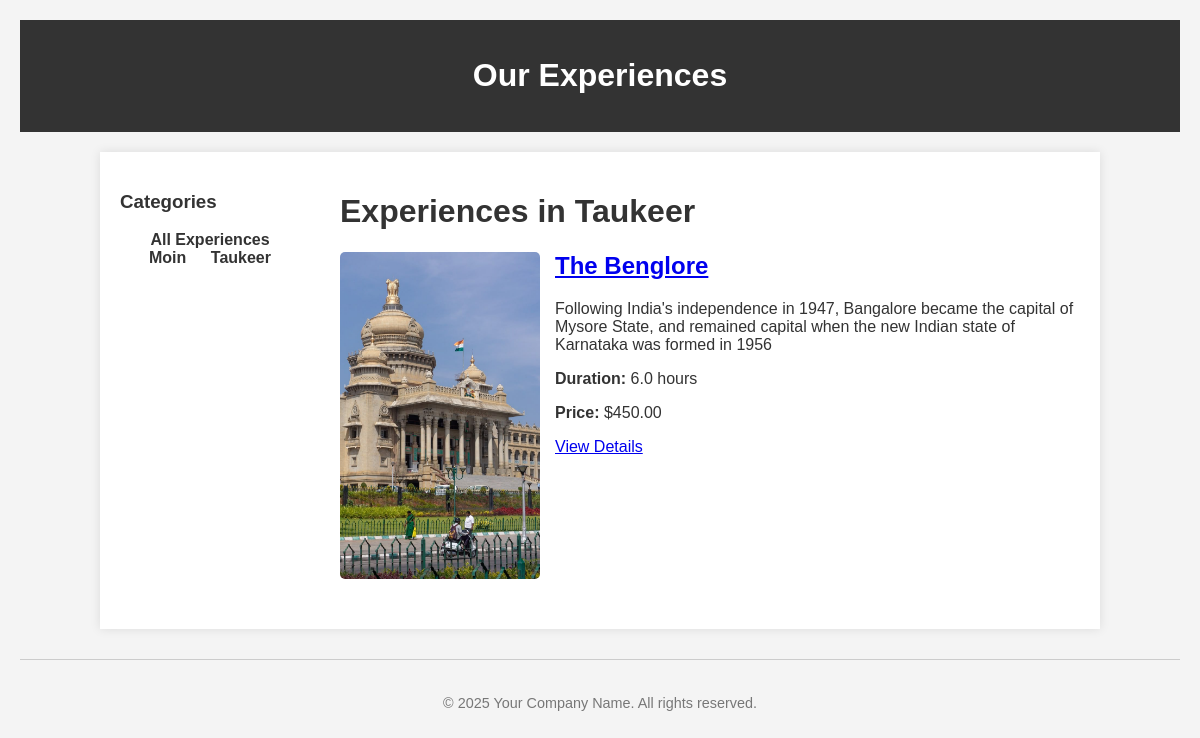
Screenshot of /experiences/category/taukeer/ with the database file from the repository.
### experiences/models.py (models this page shows, shortened)
class ExperienceCategory(models.Model):
    name = models.CharField(max_length=100, unique=True)
    slug = models.SlugField(max_length=100, unique=True, blank=True)
    class Meta:
        verbose_name_plural = "Experience Categories"

class Experience(models.Model):
    title = models.CharField(max_length=255)
    category = models.ForeignKey(ExperienceCategory, on_delete=models.SET_NULL, null=True, blank=True)
    description = models.TextField()
    itinerary = models.TextField(blank=True, help_text="Outline of the experience.")
    duration_hours = models.DecimalField(max_digits=4, decimal_places=1, help_text="Duration in hours (e.g., 2.5)")
    price = models.DecimalField(max_digits=10, decimal_places=2, blank=True, null=True)
    guide_info = models.CharField(max_length=255, blank=True, help_text="Information about the guide, if applicable.")
    location_details = models.CharField(max_length=255, blank=True, help_text="Starting point or main location.")
    inclusions = models.TextField(blank=True)
    exclusions = models.TextField(blank=True)
    image = models.ImageField(upload_to='experience_images/', blank=True, null=True)
    is_active = models.BooleanField(default=True)
    created_at = models.DateTimeField(auto_now_add=True)
    updated_at = models.DateTimeField(auto_now=True)
    def get_absolute_url(self):
        return reverse('experiences:experience_detail', kwargs={'pk': self.pk})

### experiences/views.py (the view)
# urls.py: path('category/<slug:category_slug>/', ExperienceCategoryListView.as_view(), name='experience_category'),
class ExperienceCategoryListView(ListView):
    model = Experience
    template_name = 'experiences/experience_category.html'
    context_object_name = 'experiences'
    def get_queryset(self):
        self.category = get_object_or_404(ExperienceCategory, slug=self.kwargs['category_slug'])
        return Experience.objects.filter(category=self.category, is_active=True).order_by('-created_at')
    def get_context_data(self, **kwargs):
        context = super().get_context_data(**kwargs)
        context['category'] = self.category
        context['categories'] = ExperienceCategory.objects.all() # For displaying all categories in navigation
        return context

### experiences/templates/experiences/experience_category.html (shortened to what this page needs)
{% extends "experiences/base.html" %}
{% block content %}
    <h1>Experiences in {{ category.name }}</h1>
    {% if experiences %}
        {% for experience in experiences %}
            <div class="experience-item">
                {% if experience.image %}
                    <a href="{{ experience.get_absolute_url }}">
                        <img src="{{ experience.image.url }}" alt="{{ experience.title }}">
                    </a>
                {% endif %}
                <h2><a href="{{ experience.get_absolute_url }}">{{ experience.title }}</a></h2>
                <p>{{ experience.description|truncatewords:30 }}</p>
                <p><strong>Duration:</strong> {{ experience.duration_hours }} hours</p>
                {% if experience.price %}
                    <p><strong>Price:</strong> ${{ experience.price }}</p>
                {% else %}
                    <p><strong>Price:</strong> Contact for price</p>
                {% endif %}
                <a href="{{ experience.get_absolute_url }}">View Details</a>
            </div>
        {% endfor %}
    {% else %}
        <p>No experiences available in this category at the moment.</p>
    {% endif %}
{% endblock %}

### experiences/templates/experiences/base.html (shortened to what this page needs)
<!DOCTYPE html>
<html lang="en">
<head>
</head>
<body>
    <header>
        <h1><a href="{% url 'experiences:experience_list' %}" style="color: white; text-decoration: none;">Our Experiences</a></h1>
    </header>
    <div class="container">
        <aside class="sidebar">
            <h3>Categories</h3>
            <nav>
                <ul>
                    <li><a href="{% url 'experiences:experience_list' %}">All Experiences</a></li>
                    {% for cat in categories %}
                        <li><a href="{% url 'experiences:experience_category' cat.slug %}">{{ cat.name }}</a></li>
                    {% empty %}
                        <li>No categories yet.</li>
                    {% endfor %}
                </ul>
            </nav>
        </aside>
        <main class="content">
            {% block content %}
            {% endblock %}
        </main>
    </div>
    <footer>
        <p>&copy; {% now "Y" %} Your Company Name. All rights reserved.</p>
    </footer>
</body>
</html>

### experiences/templates/experiences/base.html (style rules this page uses)
body { font-family: sans-serif; margin: 20px; background-color: #f4f4f4; color: #333; }
header { background-color: #333; color: white; padding: 1em 0; text-align: center; }
nav ul { list-style-type: none; padding: 0; text-align: center; }
nav ul li { display: inline; margin-right: 20px; }
nav a { color: #333; text-decoration: none; font-weight: bold; }
.container { max-width: 960px; margin: 20px auto; padding: 20px; background-color: white; box-shadow: 0 0 10px rgba(0,0,0,0.1); }
.experience-item { border-bottom: 1px solid #eee; padding-bottom: 15px; margin-bottom: 15px; }
.experience-item:last-child { border-bottom: none; }
.experience-item img { max-width: 200px; height: auto; float: left; margin-right: 15px; border-radius: 5px; }
.experience-item h2 { margin-top: 0; }
footer { text-align: center; margin-top: 30px; padding-top: 20px; border-top: 1px solid #ccc; font-size: 0.9em; color: #777; }
.sidebar { float: left; width: 200px; margin-right: 20px; }
.content { overflow: hidden; }

### rows the page displays
ExperienceCategory: name "Moin"
ExperienceCategory: name "Taukeer"
Experience: image (picture), title "The Benglore", description "Following India's independence in 1947, Bangalore became the capital of Mysore State, and remained capital when the new Indian state of Karnataka was formed in 1956", duration_hours "6.0", price "450.00"
